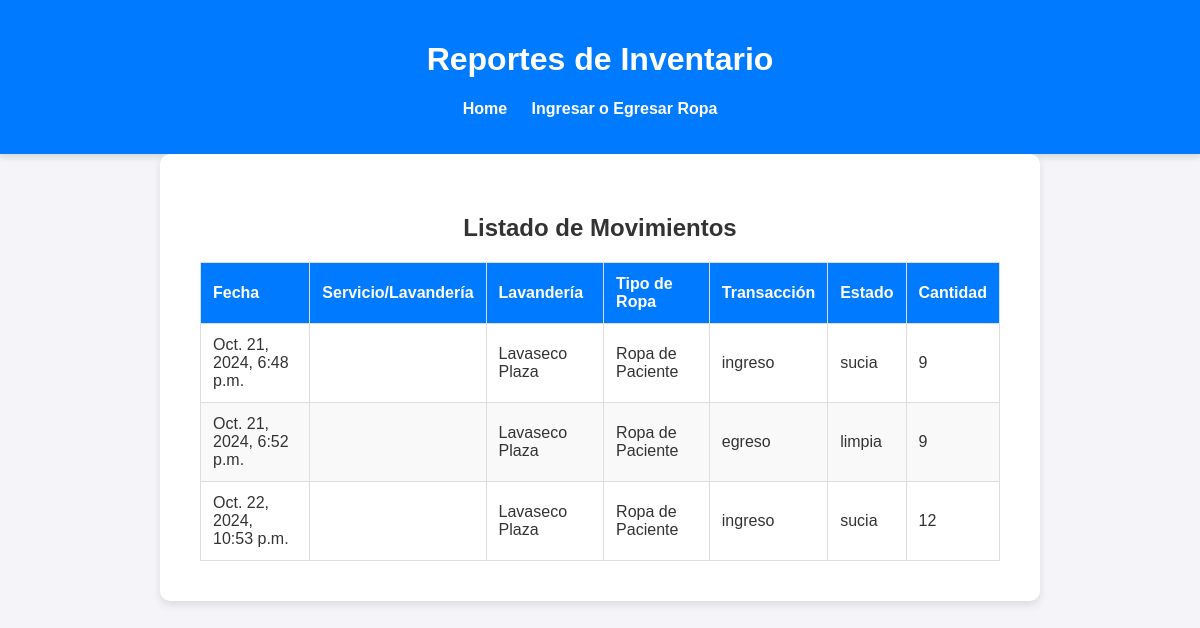
Page /reportes on the committed database.
### inventario/models.py (models this page shows, shortened)
class ClothingInventory(models.Model):
    TRANSACTION_TYPE_CHOICES = [
        ('ingreso', 'Ingreso'),
        ('egreso', 'Egreso'),
    ]
    CLOTHING_STATUS_CHOICES = [
        ('limpia', 'Limpia'),
        ('sucia', 'Sucia'),
    ]
    service = models.ForeignKey(ClinicalService, on_delete=models.CASCADE, null=True, blank=True)
    laundry = models.ForeignKey(ExternalLaundry, on_delete=models.CASCADE, null=True, blank=True)
    clothing_type = models.ForeignKey(ClothingType, on_delete=models.CASCADE)
    transaction_type = models.CharField(max_length=7, choices=TRANSACTION_TYPE_CHOICES)
    clothing_status = models.CharField(max_length=6, choices=CLOTHING_STATUS_CHOICES)
    cantidad = models.IntegerField()
    fecha_transaccion = models.DateTimeField(auto_now_add=True)

class ExternalLaundry(models.Model):
    nombre = models.CharField(max_length=255)
    contacto = models.CharField(max_length=255)
    telefono = models.CharField(max_length=15)
    direccion = models.CharField(max_length=255)
    email = models.EmailField()

class ClothingType(models.Model):
    nombre = models.CharField(max_length=255)

### inventario/views.py (the view)
# urls.py: path('reportes',generar_reportes,name="reportes")
def generar_reportes(request):
    reportajes = ClothingInventory.objects.all()
    context = {
        'reportajes': reportajes
    }
    return render(request, 'inventario/reportes.html', context)

### inventario/templates/inventario/reportes.html (shortened to what this page needs)
<!DOCTYPE html>
<html lang="es">
<head>
    {% load static %}
    <link rel="stylesheet" href="{% static 'css/style.css' %}">
</head>
<body>
    <header>
        <h1>Reportes de Inventario</h1>
        <nav>
            <ul>
                <li><a href="{% url 'inventario:home' %}">Home</a></li>
                <li><a href="{% url 'inventario:ingresoegreso' %}">Ingresar o Egresar Ropa</a></li>
            </ul>
        </nav>
    </header>
    <main>
        <h2>Listado de Movimientos</h2>
        <table>
            <thead>
                <tr>
                    <th>Fecha</th>
                    <th>Servicio/Lavandería</th>
                    <th>Lavandería</th>
                    <th>Tipo de Ropa</th>
                    <th>Transacción</th>
                    <th>Estado</th>
                    <th>Cantidad</th>
                </tr>
            </thead>
            <tbody>
                {% for reporte in reportajes %}
                <tr>
                    <td>{{ reporte.fecha_transaccion }}</td>
                    <td>{{ reporte.service.nombre|default_if_none:reporte.laundry.nombre }}</td>
                    <td>{{ reporte.laundry.nombre }}</td>
                    <td>{{ reporte.clothing_type.nombre }}</td>
                    <td>{{ reporte.transaction_type }}</td>
                    <td>{{ reporte.clothing_status }}</td>
                    <td>{{ reporte.cantidad }}</td>
                </tr>
                {% endfor %}
            </tbody>
        </table>
    </main>
</body>
</html>

### inventario/static/css/style.css (style rules this page uses)
body { font-family: 'Arial', sans-serif; margin: 0; padding: 0; background-color: #f4f4f9; color: #333; }
header { background-color: #007BFF; padding: 20px; text-align: center; color: white; box-shadow: 0 4px 6px rgba(0, 0, 0, 0.1); }
nav ul { list-style-type: none; padding: 0; }
nav ul li { display: inline; margin-right: 20px; }
nav ul li a { color: white; text-decoration: none; font-weight: bold; }
main { padding: 40px; max-width: 800px; margin: auto; background-color: #fff; box-shadow: 0 4px 8px rgba(0, 0, 0, 0.1); border-radius: 10px; }
h2 { text-align: center; margin-bottom: 20px; color: #333; }
table { width: 100%; border-collapse: collapse; margin-top: 20px; font-size: 1em; }
table, th, td { border: 1px solid #ddd; }
th, td { padding: 12px; text-align: left; }
th { background-color: #007BFF; color: white; }
tr:nth-child(even) { background-color: #f9f9f9; }

### rows in the picture
ClothingInventory: fecha_transaccion "Oct. 21, 2024, 6:48 p.m.", laundry.nombre "Lavaseco Plaza", clothing_type.nombre "Ropa de Paciente", transaction_type "ingreso", clothing_status "sucia", cantidad "9"
ClothingInventory: fecha_transaccion "Oct. 21, 2024, 6:52 p.m.", laundry.nombre "Lavaseco Plaza", clothing_type.nombre "Ropa de Paciente", transaction_type "egreso", clothing_status "limpia", cantidad "9"
ClothingInventory: fecha_transaccion "Oct. 22, 2024, 10:53 p.m.", laundry.nombre "Lavaseco Plaza", clothing_type.nombre "Ropa de Paciente", transaction_type "ingreso", clothing_status "sucia", cantidad "12"
